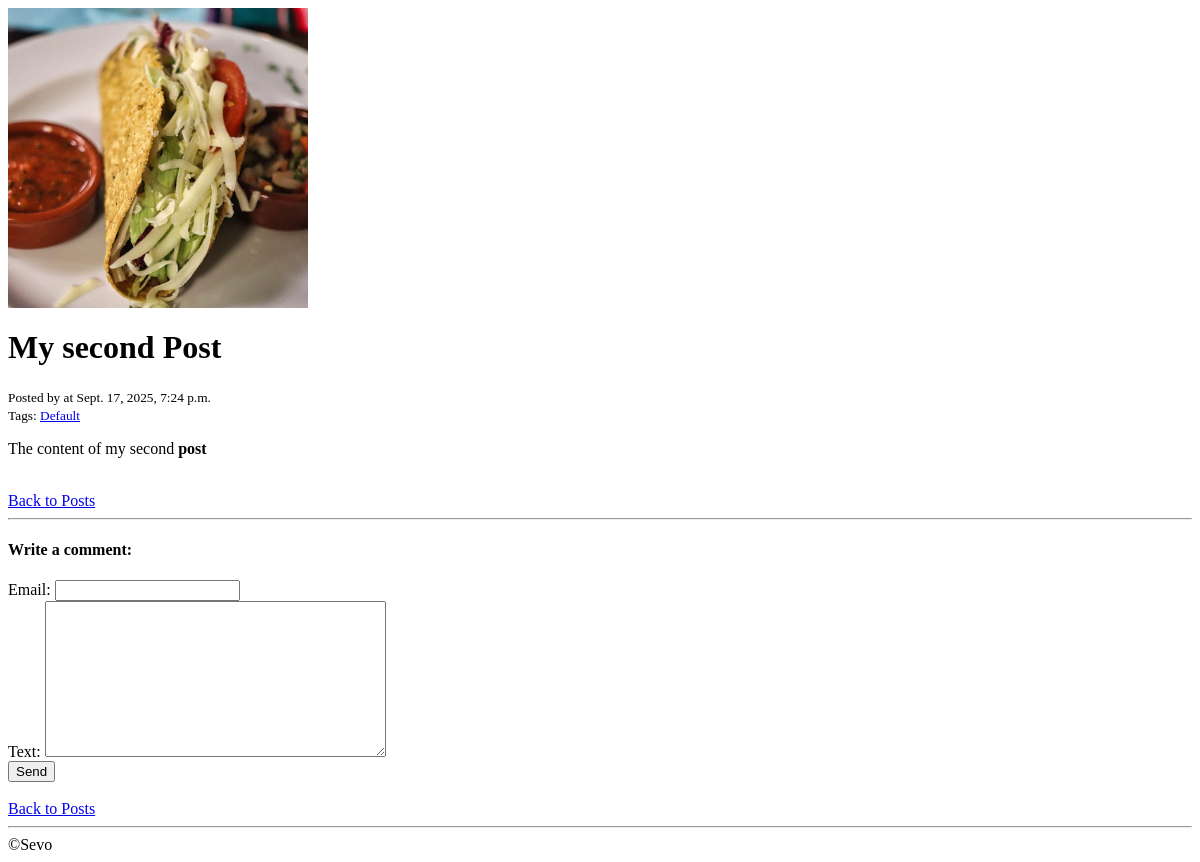
Page /posts/2/ on the earlier database version.
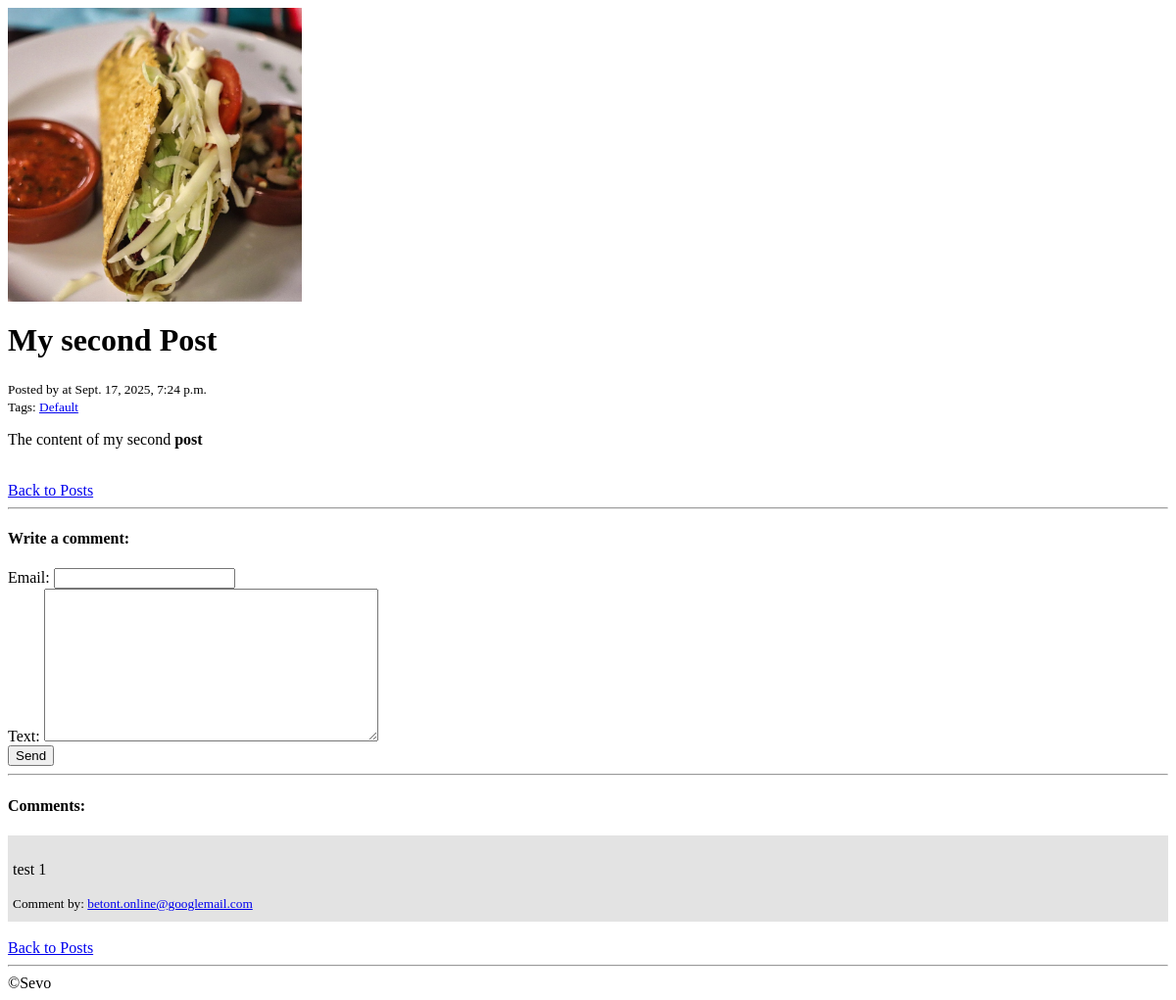
Same page on the later database version.
### blog/models.py (models this page shows, shortened)
class Tag(models.Model):
    title = models.CharField(max_length=150, verbose_name=_("Title"))
    created_at = models.DateTimeField(auto_now_add=True, verbose_name=_("Created at"))
    updated_at = models.DateTimeField(auto_now=True, verbose_name=_("Updated at"))
    def __str__(self):
        return f"{self.title}"
    class Meta:
        ordering = [
            "-created_at"
        ]
        verbose_name = _("Tag")

class Comment(models.Model):
    post = models.ForeignKey(Post, on_delete=models.CASCADE, verbose_name=_("Post"), related_name="comments")
    email = models.EmailField(verbose_name=_("Email"))
    text = models.TextField(verbose_name=_("Text"))
    published = models.BooleanField(default=True, verbose_name=_("Published"))
    created_at = models.DateTimeField(auto_now_add=True, verbose_name=_("Created at"))
    updated_at = models.DateTimeField(auto_now=True, verbose_name=_("Updated at"))
    class Meta:
        ordering = [
            "-created_at"
        ]
        verbose_name = _("Comment")

### blog/views.py (the view)
# urls.py: path("<int:pk>/", views.detail, name="detail"),
def detail(request, pk):
    post = get_object_or_404(models.Post, pk=pk, published=True)
    comments = post.comments.filter(published=True)
    if request.method == "POST":
        form = forms.CommentForm(request.POST)
        if form.is_valid():
            form_obj = form.save(commit=False)
            form_obj.post = post
            form_obj.save()
            return redirect("blog:detail", pk=post.pk)
    else:
        form = forms.CommentForm()
    return render(request, "blog/detail.html", {
        "title": post.title,
        "post": post,
        "form": form,
        "comments": comments
    })

### blog/forms.py
class CommentForm(forms.ModelForm):
    class Meta:
        model = models.Comment
        fields = [
            "email",
            "text"
        ]

### blog/templates/blog/detail.html (shortened to what this page needs)
{% extends "base.html" %}
{% load i18n %}
{% block content %}
    {% if post.post_image %}
        <header class="post-header">
            <img class="post-header-image" src="{{ post.post_image.image.url }}" alt="{{ post.post_image.title }}">
        </header>
    {% else %}
        <header class="post-header">
            <div class="post-header-no-image"></div>
        </header>
    {% endif %}
    <h1>{{ title }}</h1>
    <small>{% trans "Posted by" %} {{ post.user.first_name }} {{ post.user.last_name }} {% trans "at" %} {{ post.created_at }}</small>
    {% if post.tags.first %}
    <div>
        <small>
            {% trans "Tags:" %}
            {% for tag in post.tags.all %}
                <a class="post-tag-link" href="{% url "blog:tag_detail" pk=tag.pk %}">{{ tag }}</a>
            {% endfor %}
        </small>
    </div>
    {% endif %}
    <div>
        <p>
            {% autoescape off %}
                {{ post.content }}
            {% endautoescape %}
        </p>
    </div>
    <br>
    <div>
        <a href="{% url "blog:index" %}">{% trans "Back to Posts" %}</a>
    </div>
    {% if post.show_comments %}
        {% if post.allow_comments %}
            <hr>
            <div>
                <h4>Write a comment:</h4>
                <form action="" method="post">
                    {{ form }}
                    <input type="submit" value="{% trans "Send" %}">
                </form>
            </div>
        {% endif %}
        {% if post.comments.first %}
            <hr>
            <h4>Comments:</h4>
            <div class="comments">
                {% for comment in comments %}
                    <div class="comment">
                        <p>{{ comment.text }}</p>
                        <small>{% trans "Comment by:" %} <a href="mailto:{{ comment.email }}">{{ comment.email }}</a></small>
                    </div>
                {% endfor %}
            </div>
        {% endif %}
        <br>
        <div>
            <a href="{% url "blog:index" %}">{% trans "Back to Posts" %}</a>
        </div>
    {% endif %}
{% endblock %}

Differences in the rows shown:
added Comment: text "test 1", email "betont.online@googlemail.com"
Other differences:
text now shown: "Comments:"
